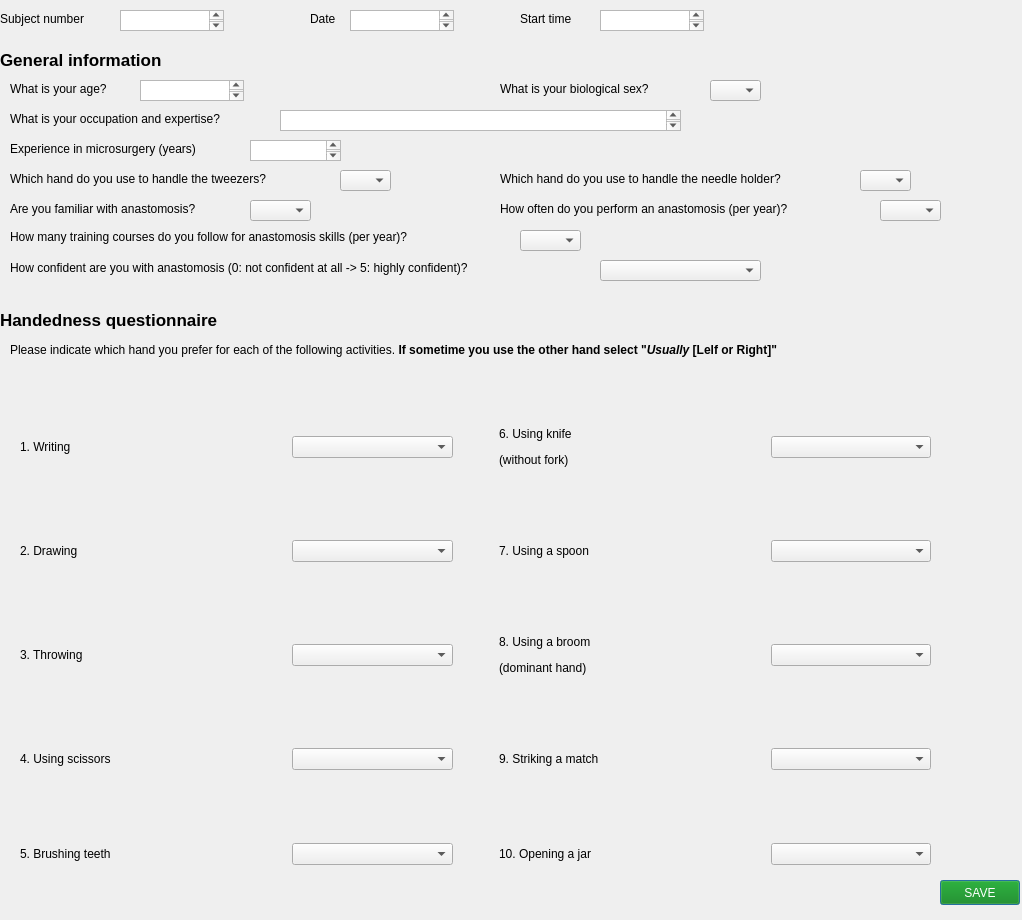
<?xml version="1.0" encoding="UTF-8"?>
<ui version="4.0">
 <class>im_scissors</class>
 <widget class="QDialog" name="im_scissors">
  <property name="geometry">
   <rect>
    <x>0</x>
    <y>0</y>
    <width>1022</width>
    <height>920</height>
   </rect>
  </property>
  <property name="windowTitle">
   <string>Dialog</string>
  </property>
  <widget class="QLabel" name="label_form">
   <property name="geometry">
    <rect>
     <x>0</x>
     <y>50</y>
     <width>261</width>
     <height>20</height>
    </rect>
   </property>
   <property name="font">
    <font>
     <pointsize>13</pointsize>
     <weight>75</weight>
     <bold>true</bold>
    </font>
   </property>
   <property name="text">
    <string>General information</string>
   </property>
  </widget>
  <widget class="QLabel" name="label_questionaire">
   <property name="geometry">
    <rect>
     <x>0</x>
     <y>310</y>
     <width>261</width>
     <height>20</height>
    </rect>
   </property>
   <property name="font">
    <font>
     <pointsize>13</pointsize>
     <weight>75</weight>
     <bold>true</bold>
    </font>
   </property>
   <property name="text">
    <string>Handedness questionnaire</string>
   </property>
  </widget>
  <widget class="QLabel" name="label_age">
   <property name="geometry">
    <rect>
     <x>10</x>
     <y>80</y>
     <width>161</width>
     <height>17</height>
    </rect>
   </property>
   <property name="text">
    <string>What is your age?</string>
   </property>
  </widget>
  <widget class="QLabel" name="label_sex">
   <property name="geometry">
    <rect>
     <x>500</x>
     <y>80</y>
     <width>191</width>
     <height>17</height>
    </rect>
   </property>
   <property name="text">
    <string>What is your biological sex?</string>
   </property>
  </widget>
  <widget class="QLabel" name="label_occupation">
   <property name="geometry">
    <rect>
     <x>10</x>
     <y>110</y>
     <width>271</width>
     <height>17</height>
    </rect>
   </property>
   <property name="text">
    <string>What is your occupation and expertise?</string>
   </property>
  </widget>
  <widget class="QLabel" name="label_exp_microsurg">
   <property name="geometry">
    <rect>
     <x>10</x>
     <y>140</y>
     <width>271</width>
     <height>17</height>
    </rect>
   </property>
   <property name="text">
    <string>Experience in microsurgery (years)</string>
   </property>
  </widget>
  <widget class="QTextEdit" name="age">
   <property name="geometry">
    <rect>
     <x>140</x>
     <y>80</y>
     <width>104</width>
     <height>21</height>
    </rect>
   </property>
  </widget>
  <widget class="QComboBox" name="sex_cb">
   <property name="geometry">
    <rect>
     <x>710</x>
     <y>80</y>
     <width>51</width>
     <height>21</height>
    </rect>
   </property>
  </widget>
  <widget class="QTextEdit" name="occupation">
   <property name="geometry">
    <rect>
     <x>280</x>
     <y>110</y>
     <width>401</width>
     <height>21</height>
    </rect>
   </property>
  </widget>
  <widget class="QTextEdit" name="exp_microsurg">
   <property name="geometry">
    <rect>
     <x>250</x>
     <y>140</y>
     <width>91</width>
     <height>21</height>
    </rect>
   </property>
  </widget>
  <widget class="QLabel" name="label_tweezers">
   <property name="geometry">
    <rect>
     <x>10</x>
     <y>170</y>
     <width>331</width>
     <height>17</height>
    </rect>
   </property>
   <property name="text">
    <string>Which hand do you use to handle the tweezers?</string>
   </property>
  </widget>
  <widget class="QComboBox" name="tweezer_cb">
   <property name="geometry">
    <rect>
     <x>340</x>
     <y>170</y>
     <width>51</width>
     <height>21</height>
    </rect>
   </property>
  </widget>
  <widget class="QLabel" name="label_needleholder">
   <property name="geometry">
    <rect>
     <x>500</x>
     <y>170</y>
     <width>361</width>
     <height>17</height>
    </rect>
   </property>
   <property name="text">
    <string>Which hand do you use to handle the needle holder?</string>
   </property>
  </widget>
  <widget class="QComboBox" name="needleholder_cb">
   <property name="geometry">
    <rect>
     <x>860</x>
     <y>170</y>
     <width>51</width>
     <height>21</height>
    </rect>
   </property>
  </widget>
  <widget class="QLabel" name="label_anastomosis">
   <property name="geometry">
    <rect>
     <x>10</x>
     <y>200</y>
     <width>361</width>
     <height>17</height>
    </rect>
   </property>
   <property name="text">
    <string>Are you familiar with anastomosis?</string>
   </property>
  </widget>
  <widget class="QComboBox" name="anastomosis_cb">
   <property name="geometry">
    <rect>
     <x>250</x>
     <y>200</y>
     <width>61</width>
     <height>21</height>
    </rect>
   </property>
  </widget>
  <widget class="QLabel" name="label_nbAnastomosis">
   <property name="geometry">
    <rect>
     <x>500</x>
     <y>200</y>
     <width>371</width>
     <height>17</height>
    </rect>
   </property>
   <property name="text">
    <string>How often do you perform an anastomosis (per year)?</string>
   </property>
  </widget>
  <widget class="QComboBox" name="nbAnastomosis_cb">
   <property name="geometry">
    <rect>
     <x>880</x>
     <y>200</y>
     <width>61</width>
     <height>21</height>
    </rect>
   </property>
  </widget>
  <widget class="QLabel" name="label_nbCourses">
   <property name="geometry">
    <rect>
     <x>10</x>
     <y>227</y>
     <width>511</width>
     <height>20</height>
    </rect>
   </property>
   <property name="text">
    <string>How many training courses do you follow for anastomosis skills (per year)?</string>
   </property>
  </widget>
  <widget class="QComboBox" name="nbCourses_cb">
   <property name="geometry">
    <rect>
     <x>520</x>
     <y>230</y>
     <width>61</width>
     <height>21</height>
    </rect>
   </property>
  </widget>
  <widget class="QLabel" name="label_confidenceAnastomosis">
   <property name="geometry">
    <rect>
     <x>10</x>
     <y>260</y>
     <width>581</width>
     <height>16</height>
    </rect>
   </property>
   <property name="text">
    <string>How confident are you with anastomosis (0: not confident at all -&gt; 5: highly confident)?</string>
   </property>
  </widget>
  <widget class="QComboBox" name="confidenceAnastomosis_cb">
   <property name="geometry">
    <rect>
     <x>600</x>
     <y>260</y>
     <width>161</width>
     <height>21</height>
    </rect>
   </property>
  </widget>
  <widget class="QLabel" name="label_subjectnb">
   <property name="geometry">
    <rect>
     <x>0</x>
     <y>10</y>
     <width>111</width>
     <height>17</height>
    </rect>
   </property>
   <property name="text">
    <string>Subject number </string>
   </property>
  </widget>
  <widget class="QTextEdit" name="subjectnb">
   <property name="geometry">
    <rect>
     <x>120</x>
     <y>10</y>
     <width>104</width>
     <height>21</height>
    </rect>
   </property>
  </widget>
  <widget class="QLabel" name="label_date">
   <property name="geometry">
    <rect>
     <x>310</x>
     <y>10</y>
     <width>67</width>
     <height>17</height>
    </rect>
   </property>
   <property name="text">
    <string>Date</string>
   </property>
  </widget>
  <widget class="QTextEdit" name="date">
   <property name="geometry">
    <rect>
     <x>350</x>
     <y>10</y>
     <width>104</width>
     <height>21</height>
    </rect>
   </property>
  </widget>
  <widget class="QLabel" name="label_starttime">
   <property name="geometry">
    <rect>
     <x>520</x>
     <y>10</y>
     <width>111</width>
     <height>17</height>
    </rect>
   </property>
   <property name="text">
    <string>Start time</string>
   </property>
  </widget>
  <widget class="QTextEdit" name="starttime">
   <property name="geometry">
    <rect>
     <x>600</x>
     <y>10</y>
     <width>104</width>
     <height>21</height>
    </rect>
   </property>
  </widget>
  <widget class="QLabel" name="label_questionaire_description">
   <property name="geometry">
    <rect>
     <x>10</x>
     <y>340</y>
     <width>1021</width>
     <height>21</height>
    </rect>
   </property>
   <property name="text">
    <string>&lt;html&gt;&lt;head/&gt;&lt;body&gt;&lt;p&gt;Please indicate which hand you prefer for each of the following activities. &lt;span style=&quot; font-weight:600;&quot;&gt;If sometime you use the other hand select &amp;quot;&lt;/span&gt;&lt;span style=&quot; font-weight:600; font-style:italic;&quot;&gt;Usually &lt;/span&gt;&lt;span style=&quot; font-weight:600;&quot;&gt;[Lelf or Right]&amp;quot;&lt;/span&gt;&lt;/p&gt;&lt;/body&gt;&lt;/html&gt;</string>
   </property>
  </widget>
  <widget class="QWidget" name="gridLayoutWidget">
   <property name="geometry">
    <rect>
     <x>20</x>
     <y>360</y>
     <width>911</width>
     <height>572</height>
    </rect>
   </property>
   <layout class="QGridLayout" name="gridLayout">
    <item row="1" column="1">
     <widget class="QLabel" name="im_drawing">
      <property name="maximumSize">
       <size>
        <width>100</width>
        <height>90</height>
       </size>
      </property>
      <property name="text">
       <string/>
      </property>
      <property name="pixmap">
       <pixmap>images GUI/im_drawing.jpeg</pixmap>
      </property>
      <property name="scaledContents">
       <bool>true</bool>
      </property>
     </widget>
    </item>
    <item row="2" column="4">
     <widget class="QLabel" name="label_broom">
      <property name="text">
       <string>&lt;html&gt;&lt;head/&gt;&lt;body&gt;&lt;p&gt;8. Using a broom &lt;/p&gt;&lt;p&gt;(dominant hand)&lt;/p&gt;&lt;/body&gt;&lt;/html&gt;</string>
      </property>
     </widget>
    </item>
    <item row="1" column="0">
     <widget class="QLabel" name="label_drawing">
      <property name="text">
       <string>2. Drawing</string>
      </property>
     </widget>
    </item>
    <item row="0" column="2">
     <widget class="QComboBox" name="ddm_writing"/>
    </item>
    <item row="2" column="2">
     <widget class="QComboBox" name="ddm_throwing"/>
    </item>
    <item row="2" column="6">
     <widget class="QComboBox" name="ddm_broom"/>
    </item>
    <item row="2" column="0">
     <widget class="QLabel" name="label_throwing">
      <property name="text">
       <string>3. Throwing</string>
      </property>
     </widget>
    </item>
    <item row="4" column="1">
     <widget class="QLabel" name="im_teeth">
      <property name="maximumSize">
       <size>
        <width>100</width>
        <height>90</height>
       </size>
      </property>
      <property name="text">
       <string/>
      </property>
      <property name="pixmap">
       <pixmap>images GUI/im_teeth.jpeg</pixmap>
      </property>
      <property name="scaledContents">
       <bool>true</bool>
      </property>
     </widget>
    </item>
    <item row="1" column="2">
     <widget class="QComboBox" name="ddm_drawing"/>
    </item>
    <item row="3" column="0">
     <widget class="QLabel" name="label_scissors">
      <property name="text">
       <string>4. Using scissors</string>
      </property>
     </widget>
    </item>
    <item row="2" column="1">
     <widget class="QLabel" name="im_throwing">
      <property name="maximumSize">
       <size>
        <width>100</width>
        <height>90</height>
       </size>
      </property>
      <property name="text">
       <string/>
      </property>
      <property name="pixmap">
       <pixmap>images GUI/im_throwing.jpg</pixmap>
      </property>
      <property name="scaledContents">
       <bool>true</bool>
      </property>
     </widget>
    </item>
    <item row="4" column="0">
     <widget class="QLabel" name="label_teeth">
      <property name="text">
       <string>5. Brushing teeth</string>
      </property>
     </widget>
    </item>
    <item row="0" column="1">
     <widget class="QLabel" name="im_writing">
      <property name="maximumSize">
       <size>
        <width>100</width>
        <height>90</height>
       </size>
      </property>
      <property name="text">
       <string/>
      </property>
      <property name="pixmap">
       <pixmap>images GUI/im_writing.jpg</pixmap>
      </property>
      <property name="scaledContents">
       <bool>true</bool>
      </property>
     </widget>
    </item>
    <item row="3" column="5">
     <widget class="QLabel" name="im_match">
      <property name="maximumSize">
       <size>
        <width>100</width>
        <height>90</height>
       </size>
      </property>
      <property name="text">
       <string/>
      </property>
      <property name="pixmap">
       <pixmap>images GUI/im_match.jpg</pixmap>
      </property>
      <property name="scaledContents">
       <bool>true</bool>
      </property>
     </widget>
    </item>
    <item row="2" column="5">
     <widget class="QLabel" name="im_broom">
      <property name="maximumSize">
       <size>
        <width>100</width>
        <height>90</height>
       </size>
      </property>
      <property name="text">
       <string/>
      </property>
      <property name="pixmap">
       <pixmap>images GUI/im_broom.jpg</pixmap>
      </property>
      <property name="scaledContents">
       <bool>true</bool>
      </property>
     </widget>
    </item>
    <item row="4" column="5">
     <widget class="QLabel" name="im_jar">
      <property name="maximumSize">
       <size>
        <width>100</width>
        <height>90</height>
       </size>
      </property>
      <property name="text">
       <string/>
      </property>
      <property name="pixmap">
       <pixmap>images GUI/im_jar.jpg</pixmap>
      </property>
      <property name="scaledContents">
       <bool>true</bool>
      </property>
     </widget>
    </item>
    <item row="0" column="0">
     <widget class="QLabel" name="label_writing">
      <property name="text">
       <string>1. Writing</string>
      </property>
     </widget>
    </item>
    <item row="3" column="6">
     <widget class="QComboBox" name="ddm_match"/>
    </item>
    <item row="1" column="6">
     <widget class="QComboBox" name="ddm_spoon"/>
    </item>
    <item row="0" column="4">
     <widget class="QLabel" name="label_knife">
      <property name="text">
       <string>&lt;html&gt;&lt;head/&gt;&lt;body&gt;&lt;p&gt;6. Using knife&lt;/p&gt;&lt;p&gt;    (without fork)&lt;/p&gt;&lt;/body&gt;&lt;/html&gt;</string>
      </property>
     </widget>
    </item>
    <item row="1" column="4">
     <widget class="QLabel" name="label_spoon">
      <property name="text">
       <string>7. Using a spoon</string>
      </property>
     </widget>
    </item>
    <item row="0" column="6">
     <widget class="QComboBox" name="ddm_knife"/>
    </item>
    <item row="1" column="5">
     <widget class="QLabel" name="im_spoon">
      <property name="maximumSize">
       <size>
        <width>100</width>
        <height>90</height>
       </size>
      </property>
      <property name="text">
       <string/>
      </property>
      <property name="pixmap">
       <pixmap>images GUI/im_spoon.jpg</pixmap>
      </property>
      <property name="scaledContents">
       <bool>true</bool>
      </property>
     </widget>
    </item>
    <item row="3" column="1">
     <widget class="QLabel" name="im_scissor">
      <property name="maximumSize">
       <size>
        <width>100</width>
        <height>90</height>
       </size>
      </property>
      <property name="text">
       <string/>
      </property>
      <property name="pixmap">
       <pixmap>images GUI/im_scissors.jpeg</pixmap>
      </property>
      <property name="scaledContents">
       <bool>true</bool>
      </property>
     </widget>
    </item>
    <item row="4" column="2">
     <widget class="QComboBox" name="ddm_teeth"/>
    </item>
    <item row="3" column="4">
     <widget class="QLabel" name="label_match">
      <property name="text">
       <string>9. Striking a match</string>
      </property>
     </widget>
    </item>
    <item row="3" column="2">
     <widget class="QComboBox" name="ddm_scissors"/>
    </item>
    <item row="4" column="4">
     <widget class="QLabel" name="label_jar">
      <property name="text">
       <string>10. Opening a jar</string>
      </property>
     </widget>
    </item>
    <item row="4" column="6">
     <widget class="QComboBox" name="ddm_jar"/>
    </item>
    <item row="0" column="5">
     <widget class="QLabel" name="im_knife">
      <property name="maximumSize">
       <size>
        <width>100</width>
        <height>90</height>
       </size>
      </property>
      <property name="text">
       <string/>
      </property>
      <property name="pixmap">
       <pixmap>images GUI/im_knife.jpg</pixmap>
      </property>
      <property name="scaledContents">
       <bool>true</bool>
      </property>
     </widget>
    </item>
    <item row="0" column="3">
     <spacer name="horizontalSpacer">
      <property name="orientation">
       <enum>Qt::Horizontal</enum>
      </property>
      <property name="sizeType">
       <enum>QSizePolicy::Preferred</enum>
      </property>
      <property name="sizeHint" stdset="0">
       <size>
        <width>40</width>
        <height>20</height>
       </size>
      </property>
     </spacer>
    </item>
   </layout>
  </widget>
  <widget class="QPushButton" name="saveButton">
   <property name="geometry">
    <rect>
     <x>940</x>
     <y>880</y>
     <width>80</width>
     <height>25</height>
    </rect>
   </property>
   <property name="styleSheet">
    <string notr="true">background-color: green;
color: white;</string>
   </property>
   <property name="text">
    <string>SAVE</string>
   </property>
  </widget>
 </widget>
 <resources/>
 <connections/>
</ui>
